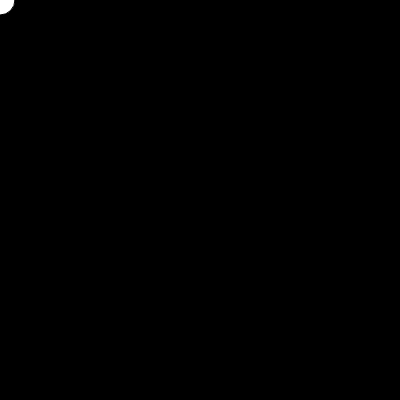
Frame 1 (no input)
Frame 60 (no input): identical to frame 1, image omitted
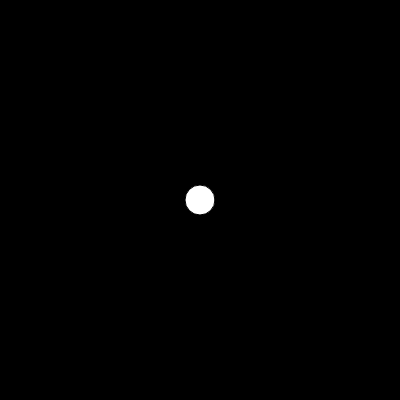
Frame 120 (the mouse pressed at the canvas centre since frame 60)

The p5.js sketch that drew these frames (run headless with seeded random() and noise() and a simulated clock; from frame 60 on, the mouse is pressed at the canvas centre):

// p5.js sketch
// ── sketch.js
let x =0;
let y =0;
function setup() {
  createCanvas(400, 400);


}

function draw() {
    background(0);
  x = lerp(x,mouseX,0.2);
   y = lerp(y,mouseY,0.2);
  circle(x,y,30);
}
